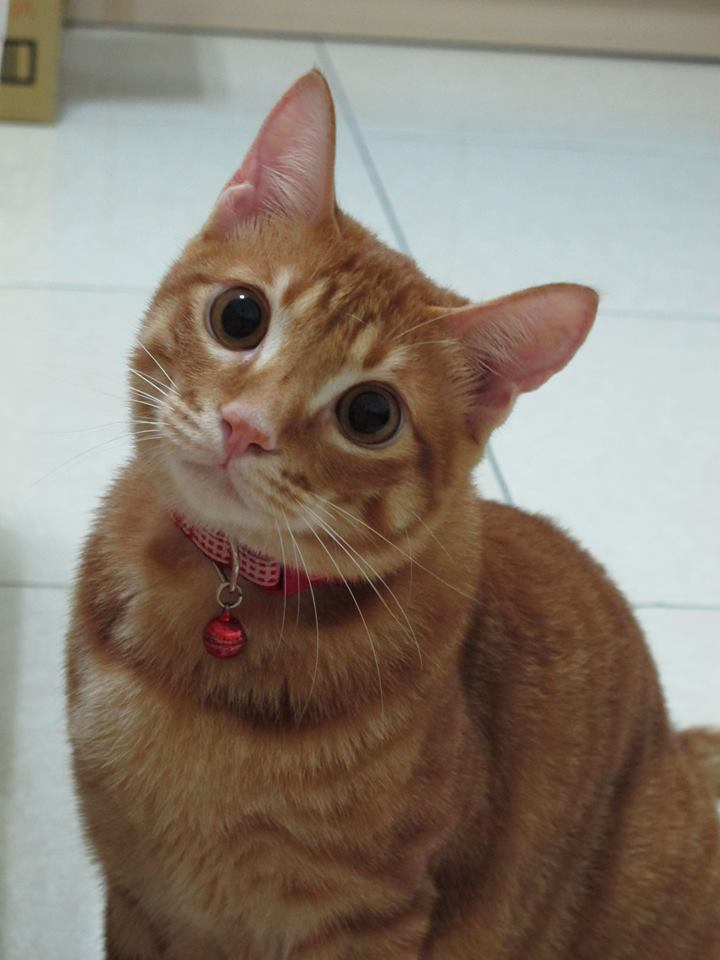
//> input picture p1/derivatives/derivatives/mumu1.jpg, 720 x 960 px
$ ./derivatives   (built with g++ and OpenCV 4)
//> lines starting //> are read from the running program, lines starting //| are printed output that depends on the picture
// [17 lines of licence text are left out]

#include <iostream>
#include <iomanip>
#include <opencv2/core.hpp>
#include <opencv2/imgproc.hpp>
#include <opencv2/highgui.hpp>
#include "laplacianZC.h"

int main()
{
	// Read input image
	cv::Mat image= cv::imread("mumu1.jpg",0);
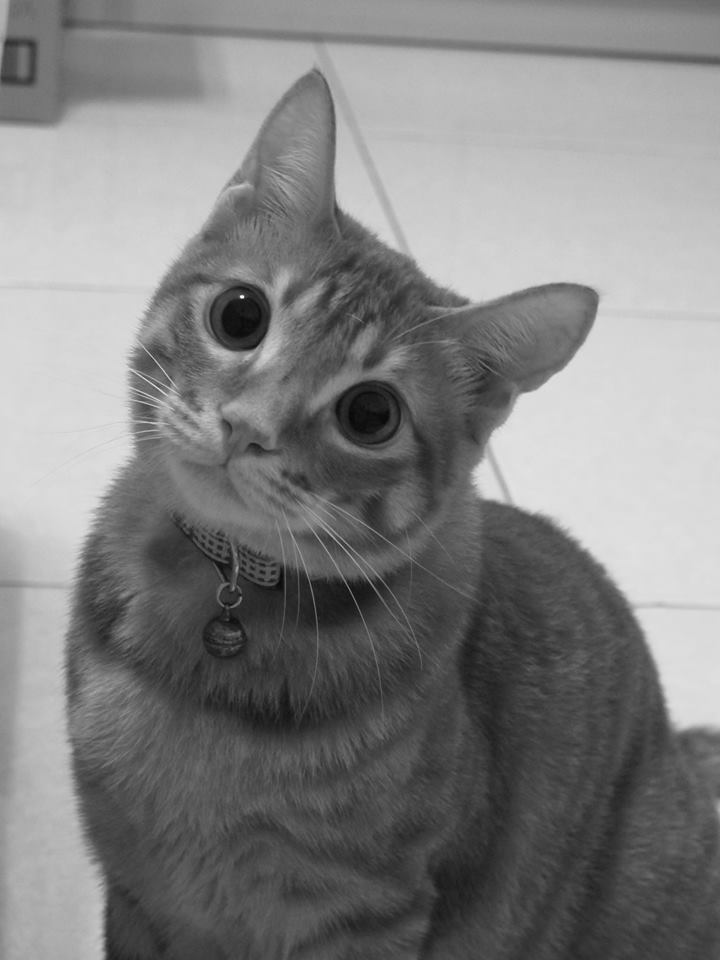
//> image: 960 rows x 720 cols, CV_8UC1; min 7, max 255, mean 129
	if (!image.data)
		return 0;

    // Display the image
	cv::namedWindow("Original Image");
	cv::imshow("Original Image",image);
	//Sobel
	/*
	// Compute Sobel X derivative
	cv::Mat sobelX;
	cv::Sobel(image,  // input
		sobelX,    // output
		CV_8U,     // image type
		1, 0,      // kernel specification
		11,         // size of the square kernel
		0.4, 128); // scale and offset

    // Display the image
	cv::namedWindow("Sobel X Image");
	cv::imshow("Sobel X Image",sobelX);

	// Compute Sobel Y derivative
	cv::Mat sobelY;
	cv::Sobel(image,  // input
		sobelY,    // output
		CV_8U,     // image type
		0, 1,      // kernel specification
		11,         // size of the square kernel
		0.4, 128); // scale and offset

    // Display the image
	cv::namedWindow("Sobel Y Image");
	cv::imshow("Sobel Y Image",sobelY);

	// Compute norm of Sobel
	cv::Sobel(image,sobelX,CV_16S,1,0,11);
	cv::Sobel(image,sobelY,CV_16S,0,1,11);
	cv::Mat sobel;
	//compute the L1 norm
	sobel= abs(sobelX)+abs(sobelY);

	double sobmin, sobmax;
	cv::minMaxLoc(sobel,&sobmin,&sobmax);
	std::cout << "sobel value range: " << sobmin << "  " << sobmax << std::endl;

	//deferent kernal size sample

	// Compute Sobel X derivative (7x7)
	cv::Sobel(image,sobelX,CV_8U,1,0,7,0.001,128);

    // Display the image
	cv::namedWindow("Sobel X Image (7x7)");
	cv::imshow("Sobel X Image (7x7)",sobelX);


	// Print window pixel values
	for (int i=0; i<12; i++) {
		for (int j=0; j<12; j++)
			std::cout << std::setw(5) << static_cast<int>(sobel.at<short>(i+79,j+215)) << " ";
		std::cout << std::endl;
	}
	std::cout << std::endl;
	std::cout << std::endl;
	std::cout << std::endl;

	// Conversion to 8-bit image
	// sobelImage = -alpha*sobel + 255
	cv::Mat sobelImage;
	sobel.convertTo(sobelImage,CV_8U,-255./sobmax,255);

    // Display the image
	cv::namedWindow("Sobel Image");
	cv::imshow("Sobel Image",sobelImage);

	// Apply threshold to Sobel norm (low threshold value)
	cv::Mat sobelThresholded;
	cv::threshold(sobelImage, sobelThresholded, 225, 255, cv::THRESH_BINARY);

    // Display the image
	cv::namedWindow("Binary Sobel Image (low)");
	cv::imshow("Binary Sobel Image (low)",sobelThresholded);

	// Apply threshold to Sobel norm (high threshold value)
	cv::threshold(sobelImage, sobelThresholded, 190, 255, cv::THRESH_BINARY);

    // Display the image
	cv::namedWindow("Binary Sobel Image (high)");
	cv::imshow("Binary Sobel Image (high)",sobelThresholded);
	//*/

	//Laplacian
	///*
	// Compute Laplacian 3x3
	cv::Mat laplace;
	cv::Laplacian(image,laplace,CV_8U,1,1,128);
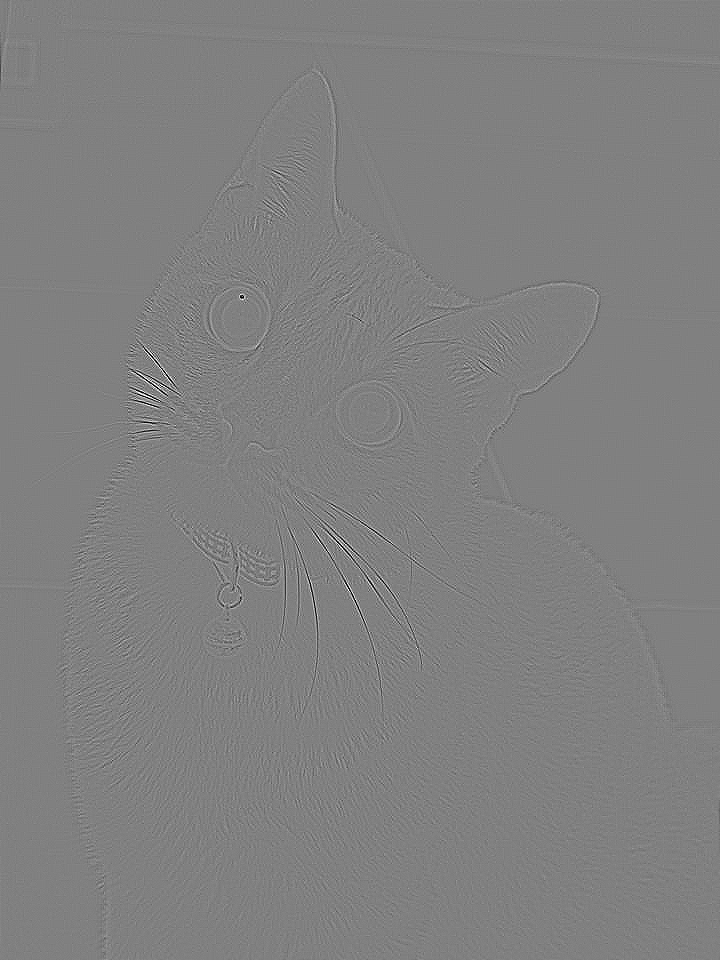
//> laplace: 960 rows x 720 cols, CV_8UC1; min 0, max 255, mean 128

    // Display the image
	cv::namedWindow("Laplacian Image");
	cv::imshow("Laplacian Image",laplace);

	int cx(238), cy(90);
	int dx(12), dy(12);

    // Extract small window
	cv::Mat window(image,cv::Rect(cx,cy,dx,dy));
	cv::namedWindow("Image window");
	cv::imshow("Image window",window);
	cv::imwrite("window.bmp",window);

	// Compute Laplacian using LaplacianZC class
//> (the run ends here: the program needs code that is not available in this run, at `LaplacianZC laplacian;`)
